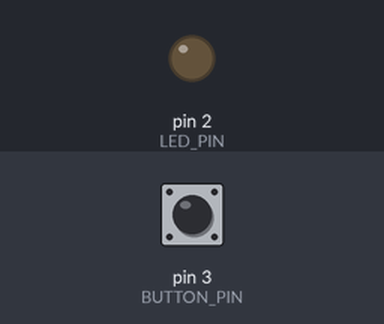
Simulated run of this sketch. Board: Arduino Uno, built with avr-gcc and run on an emulated ATmega328P. Parts: output pins drawn as LEDs (lit = HIGH). Dashed ring = blinking. The inputs (shaded band) are chosen by the test bench; at power-on: pin 3 (BUTTON_PIN) LOW.

Above: at 1.2 s.
1.3 s: pin 3 (BUTTON_PIN) pulled HIGH for 0.15 s
At 2.7 s:
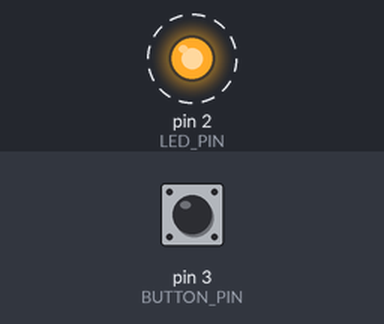
Timing chart, 0 to 8.8 s (numbered marks = the images above; inputs shaded):
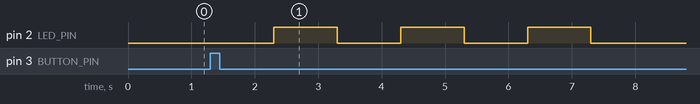

The sketch:

button_led.ino
```cpp
#define BUTTON_PIN 3
#define LED_PIN 2
#define FLASHE_TIME 1000 // Timeout for On - Off LED
#define LED_FLASHES 3 // Total flashes after button pressed

boolean ledLight; // Button pressed, lets flash our LED
unsigned long timer; // save current millis
int timeout; // difference between current and saves millis
byte i = 1; // counter

void setup() {
  pinMode(LED_PIN, OUTPUT);
  pinMode(BUTTON_PIN, INPUT);
  //Serial.begin(9600); // uncomment all lines start with Serial, to see logs in Serial Monitor

  ledLight = false;
}

void loop() {
  boolean buttonPressed = digitalRead(BUTTON_PIN);

  if(buttonPressed == 1 && ledLight == false) {
    //Serial.println("~~~PRESS~~~~~~");
    ledLight = true;
    i = 1;
    timer = millis();
  }

  if(ledLight == true) {
    timeout = millis() - timer;

    if(timeout > FLASHE_TIME * i && timeout < FLASHE_TIME * 2 * i && i % 2 != 0) {
      //Serial.println("on");
      //Serial.println(timeout);
      //Serial.println(i);
      digitalWrite(LED_PIN, HIGH);
      i += 1;
    } else if(timeout > FLASHE_TIME * i) {
      //Serial.println("off");
      //Serial.println(timeout);
      //Serial.println(i);
      digitalWrite(LED_PIN, LOW);
      i += 1;
    }

    if(i > LED_FLASHES * 2) {
      ledLight = false;
    }

  }
}
```

Measured:
- after the input at 1.3 s, pin 2 (LED_PIN): alternates HIGH for 1.0 s and LOW for 1.0 s, 6 changes in all, then stays LOW, starting after 1.0 s
